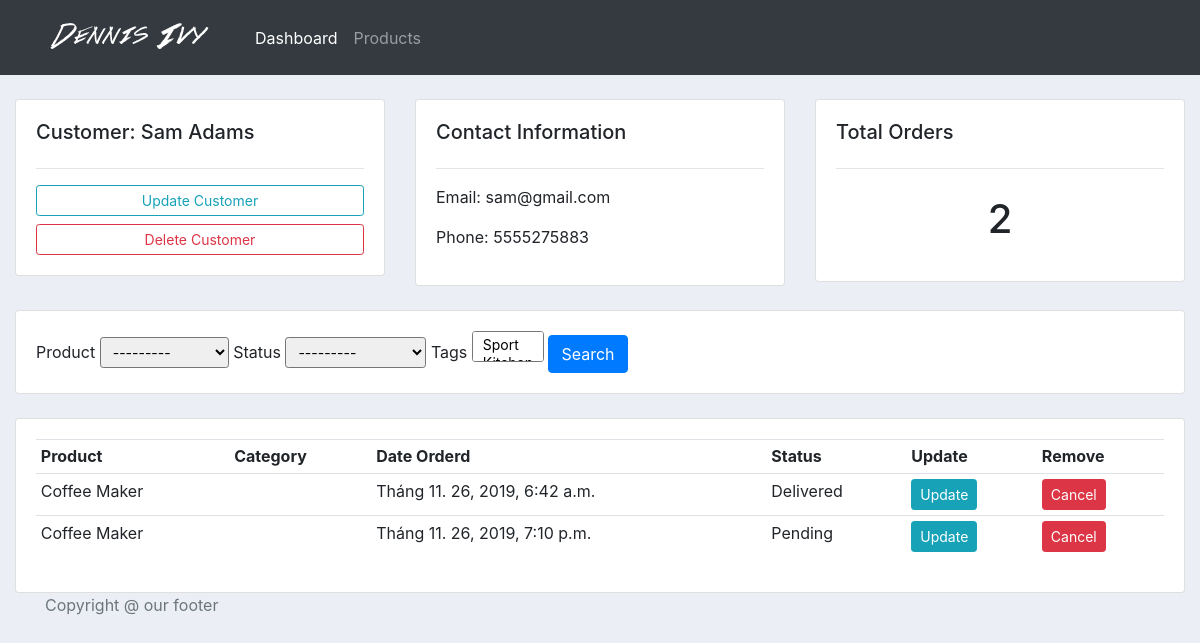
The app's page /customer/2/ with its own data.
### accounts/models.py (models this page shows, shortened)
class Customer(models.Model):
    name = models.CharField(max_length=200, null=True)
    phone = models.CharField(max_length=200, null=True)
    email = models.CharField(max_length=200, null=True)
    date_created = models.DateTimeField(
        auto_now_add=True, null=True, blank=True)
    class Meta:
        verbose_name = _('Customer')
        verbose_name_plural = _('Customer')

class Order(models.Model):
    STATUS = (
        ('Pending', 'Pending'),
        ('Out for delivery', 'Out for delivery'),
        ('Delivered', 'Delivered'),
    )
    customer = models.ForeignKey(
        Customer, on_delete=models.SET_NULL, null=True)
    product = models.ForeignKey(Product, on_delete=models.SET_NULL, null=True)
    date_created = models.DateTimeField(
        auto_now_add=True, null=True, blank=True)
    status = models.CharField(max_length=200, null=True, choices=STATUS)
    tags = models.ManyToManyField(Tag)
    class Meta:
        verbose_name = _('Order')
        verbose_name_plural = _('Order')

class Product(models.Model):
    CATEGORY = (
        ('Indoor', 'Indoor'),
        ('Out Door', 'Out Door'),
    )
    name = models.CharField(max_length=200, null=True)
    price = models.FloatField(null=True)
    category = models.CharField(max_length=200, null=True, choices=CATEGORY)
    description = models.TextField()
    date_created = models.DateTimeField(
        auto_now_add=True, null=True, blank=True)
    tags = models.ManyToManyField(Tag)
    class Meta:
        verbose_name = _('Product')
        verbose_name_plural = _('Product')
    def __str__(self):
        return self.name

### accounts/views.py (the view)
# urls.py: path('customer/<str:pk>/', views.customer, name="customer"),
def customer(request, pk):
	customer = Customer.objects.get(id=pk)
	orders = customer.order_set.all()
	total_orders = orders.count()
	orderFilter = OrderFilter(request.GET, queryset=orders)
	orders = orderFilter.qs
	context = {'customer':customer, 'orders':orders, 'total_orders':total_orders,
	'filter':orderFilter}
	return render(request, 'accounts/customer.html', context)

### accounts/models.py (called while the page is built)
    def __str__(self) -> str:
        return self.name

### accounts/templates/accounts/customer.html
{% extends 'accounts/main_template.html' %}
{% block content %}
{% load widget_tweaks %}
<br>
<div class="row">
	<div class="col-md">
		<div class="card card-body">
			<h5>Customer: {{customer.name}}</h5>
			<hr>
			<a class="btn btn-outline-info  btn-sm btn-block" href="">Update Customer</a>
			<a class="btn btn-outline-danger  btn-sm btn-block" href="">Delete Customer</a>
		</div>
	</div>
	<div class="col-md">
		<div class="card card-body">
			<h5>Contact Information</h5>
			<hr>
			<p>Email:  {{customer.email}}</p>
			<p>Phone:  {{customer.phone}}</p>
		</div>
	</div>
	<div class="col-md">
		<div class="card card-body">
			<h5>Total Orders</h5>
			<hr>
			<h1 style="text-align: center;padding: 10px">{{total_orders}}</h1>
		</div>
	</div>
</div>
<br>
<div class="row">
	<div class="col">
		<div class="card card-body">
			<form method="get">
		    {% for field in filter.form %}
		    	{{field.label}}
		    	{{field|add_class:'form-control-sm'}}
		    {% endfor %}
		    <button class="btn btn-primary" type="submit">Search</button>
		  </form>
		</div>
	</div>
</div>
<br>
<div class="row">
	<div class="col-md">
		<div class="card card-body">
			<table class="table table-sm">
				<tr>
					<th>Product</th>
					<th>Category</th>
					<th>Date Orderd</th>
					<th>Status</th>
					<th>Update</th>
					<th>Remove</th>
				</tr>
				{% for order in orders %}
					<tr>
						<td>{{order.product}}</td>
						<td>{{order.category}}</td>
						<td>{{order.date_created}}</td>
						<td>{{order.status}}</td>
						<td><a class="btn btn-sm btn-info" href="{% url 'update_order' order.id %}">Update</a></td>
						<td><a class="btn btn-sm btn-danger" href="{% url 'delete_order' order.id %}">Cancel</a></td>
					</tr>
				{% endfor %}
			</table>
		</div>
	</div>
</div>
{% endblock content %}

### static/css/main.css (style rules this page uses)
body { background-color: #ebeff5; }

### records on screen
Customer: name "Sam Adams", email "sam@gmail.com", phone "5555275883"
Order: product "Coffee Maker", date_created "Tháng 11. 26, 2019, 6:42 a.m.", status "Delivered"
Order: product "Coffee Maker", date_created "Tháng 11. 26, 2019, 7:10 p.m.", status "Pending"

### other values on screen
{{ total_orders }} "2"
{{ field.label }} "Product" "Status" "Tags"
